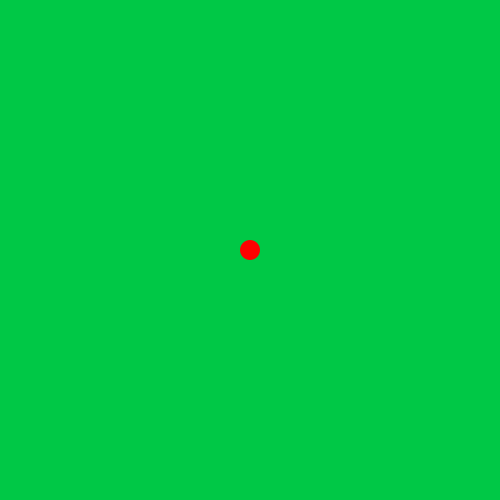
Frame 1 (no input)
Frame 60 (the mouse pressed at the canvas centre just before this capture): identical to frame 1, image omitted
Frame 120 (the mouse held since frame 60 and released just before this capture): identical to frame 1, image omitted

The Processing sketch that drew this single still picture (run headless with seeded random() and noise(); from frame 60 on, the mouse is pressed at the canvas centre):

// Processing sketch: wk02_ex02_variablesExtended
// ── wk02_ex02_variablesExtended.pde
//wk02_ex02_variablesExtended

//declare variables before setup
//use short identifiable words or abbreviations
//when you do this you are creating global variables
//you must declare the type of data the variable will hold
//these are all int type values which stands for integer(a whole number)

int h=255;//variable for hue
int s=255;//variable for saturation
int b=255;//variable for brightness

int xPos=250;//variable for x-position
int yPos=250;//variable for y-position

int wide=20;//variable for width

void setup() {
  size(500, 500);
  //colorMode is HSB(Hue, Saturation, Brightness)
  //values from 0-255 for each
  colorMode(HSB);
}

void draw() {
  //color hue is 100, full saturation, 80% brightness
  background(100, 255, 200);
  noStroke();
  //variables h,s, and b hold values 255,255 and 255
  fill(h, s, b);
  //variables xpos, ypos and wide hold values 250, 250 and 20
  ellipse(xPos, yPos, wide, wide);
}
